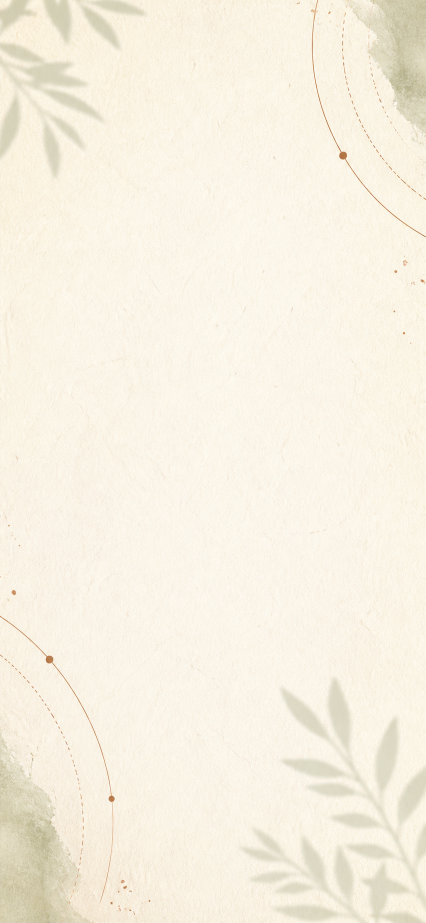
#> input picture AppStoreScreenshots/campaign-background.png, 852 x 1846 px (shown at 1/2 size)
$ python -i build_screenshots.py   (imports and definitions only)
#> lines starting #> are read from the running program, lines starting #| are printed output that depends on the picture; after the words box and inside, x2 and y2 are one past the last pixel; in counts of white or black regions, pixels touching at a corner belong together
#!/usr/bin/env python3
"""Build the coordinated 6.9-inch App Store screenshot set.

Inputs are untouched simulator captures in ``Raw`` plus one generated, text-free
campaign background. Outputs are opaque 1320 x 2868 PNGs in ``Final``.
"""

from __future__ import annotations

from dataclasses import dataclass
from pathlib import Path

from PIL import Image, ImageDraw, ImageFilter, ImageFont, ImageOps


ROOT = Path(__file__).resolve().parent
RAW = ROOT / "Raw"
FINAL = ROOT / "Final"
BACKGROUND = ROOT / "campaign-background.png"
APP_ICON = ROOT.parent / "Hair Compass AI 5" / "Assets.xcassets" / "AppIcon.appiconset" / "icon-light.png"

CANVAS = (1320, 2868)
SCREEN_WIDTH = 1000
SCREEN_Y = 650

INK = "#2B211A"
SECONDARY = "#6F6257"
COPPER = "#B1592E"
HAIRLINE = "#E6D7C8"

HEADLINE_FONT = "/System/Library/Fonts/Supplemental/Georgia Bold.ttf"
BODY_FONT = "/System/Library/Fonts/SFNS.ttf"
MONO_FONT = "/System/Library/Fonts/SFNSMono.ttf"


@dataclass(frozen=True)
class Shot:
    source: str
    output: str
    eyebrow: str
    title: str
    subhead: str
    background_transform: str = "none"


SHOTS = [
    Shot(
        "01-today.png",
        "01-daily-compass.png",
        "DAILY COMPASS",
        "Turn daily signals\ninto a clearer story.",
        "Shedding, scalp, sleep, stress and routine — together.",
    ),
    Shot(
        "02-guide.png",
        "02-evidence-guide.png",
        "EVIDENCE-LED GUIDE",
        "See what’s supported\nbefore you spend.",
        "Options ranked by evidence, with cautions up front.",
        "mirror",
    ),
    Shot(
        "03-trends.png",
        "03-longitudinal-trends.png",
        "LONGITUDINAL TRENDS",
        "See your pattern\nwithout guessing.",
        "Follow shedding, adherence and body signals over time.",
        "rotate",
    ),
    Shot(
        "04-plan.png",
        "04-treatment-plan.png",
        "YOUR PLAN",
        "Keep every treatment\non one calm plan.",
        "Routines, adherence and milestones in one place.",
        "mirror",
    ),
    Shot(
        "05-photos.png",
        "05-progress-photos.png",
        "PROGRESS PHOTOS",
        "Make change visible\nwith repeatable photos.",
        "Match region, lighting and angle for honest comparison.",
        "rotate",
    ),
    Shot(
        "06-private.png",
        "06-private-by-design.png",
        "PRIVATE BY DESIGN",
        "Thoughtful support.\nKept on your device.",
        "Your entries stay on-device — and Wren thinks there too.",
        "mirror",
    ),
]


def font(path: str, size: int) -> ImageFont.FreeTypeFont:
    return ImageFont.truetype(path, size=size)


# [29 lines left out: functions fit_font, transformed_background, rounded_icon, not called in this run]


def framed_screen(source: Path) -> tuple[Image.Image, Image.Image]:
#> called with source = 'campaign-background.png'
    screenshot = Image.open(source).convert("RGB")
#> screenshot is the input picture: PIL image 852x1846 RGB; mean R, G, B 247.2, 240.6, 225.6
    target_height = round(screenshot.height * SCREEN_WIDTH / screenshot.width)
#> target_height = 2167
    screenshot = screenshot.resize((SCREEN_WIDTH, target_height), Image.Resampling.LANCZOS)
#> screenshot: PIL image 1000x2167 RGB

    radius = 74
    mask = Image.new("L", screenshot.size, 0)
#> mask: PIL image 1000x2167 L; every value is 0
    ImageDraw.Draw(mask).rounded_rectangle(
        (0, 0, screenshot.width - 1, screenshot.height - 1), radius=radius, fill=255
    )
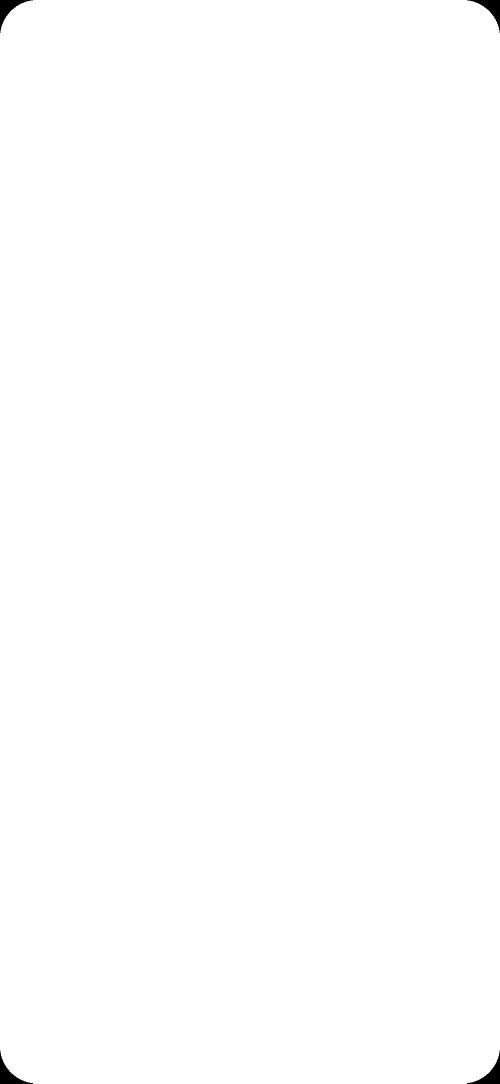
#> mask: PIL image 1000x2167 L (shown at 1/2 size); 99.8% white; 4 black regions, box (x1, y1, x2, y2) and area: (0, 0, 66, 66) 1196, (934, 0, 1000, 66) 1196, (0, 2101, 66, 2167) 1196, (934, 2101, 1000, 2167) 1196

    framed = Image.new("RGBA", screenshot.size, (0, 0, 0, 0))
#> framed: PIL image 1000x2167 RGBA; every value is 0
    framed.paste(screenshot, (0, 0), mask)
    border = Image.new("RGBA", screenshot.size, (0, 0, 0, 0))
    ImageDraw.Draw(border).rounded_rectangle(
        (1, 1, screenshot.width - 2, screenshot.height - 2),
        radius=radius,
        outline=HAIRLINE,
        width=4,
    )
    framed.alpha_composite(border)

    shadow = Image.new("RGBA", (screenshot.width + 100, screenshot.height + 100), (0, 0, 0, 0))
#> shadow: PIL image 1100x2267 RGBA; every value is 0
    shadow_mask = Image.new("L", shadow.size, 0)
#> shadow_mask: PIL image 1100x2267 L; every value is 0
    ImageDraw.Draw(shadow_mask).rounded_rectangle(
        (50, 40, 50 + screenshot.width, 40 + screenshot.height), radius=radius + 8, fill=125
    )
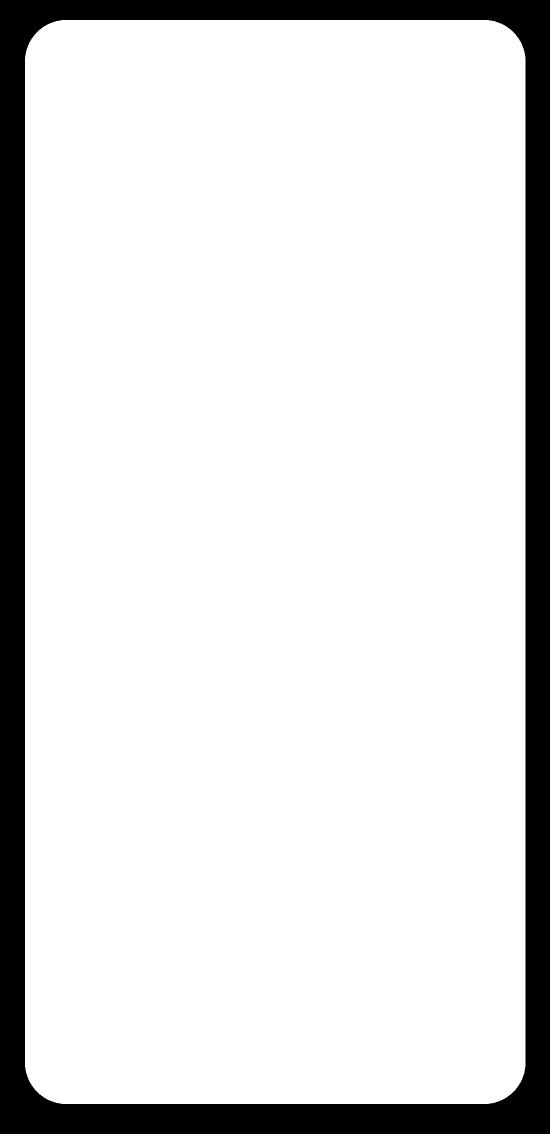
#> shadow_mask: PIL image 1100x2267 L (shown at 1/2 size); values 0 (black) and 125 (white), 86.8% white; 1 black region, box (x1, y1, x2, y2) and area: (0, 0, 1100, 2267) 329388
    shadow_mask = shadow_mask.filter(ImageFilter.GaussianBlur(32))
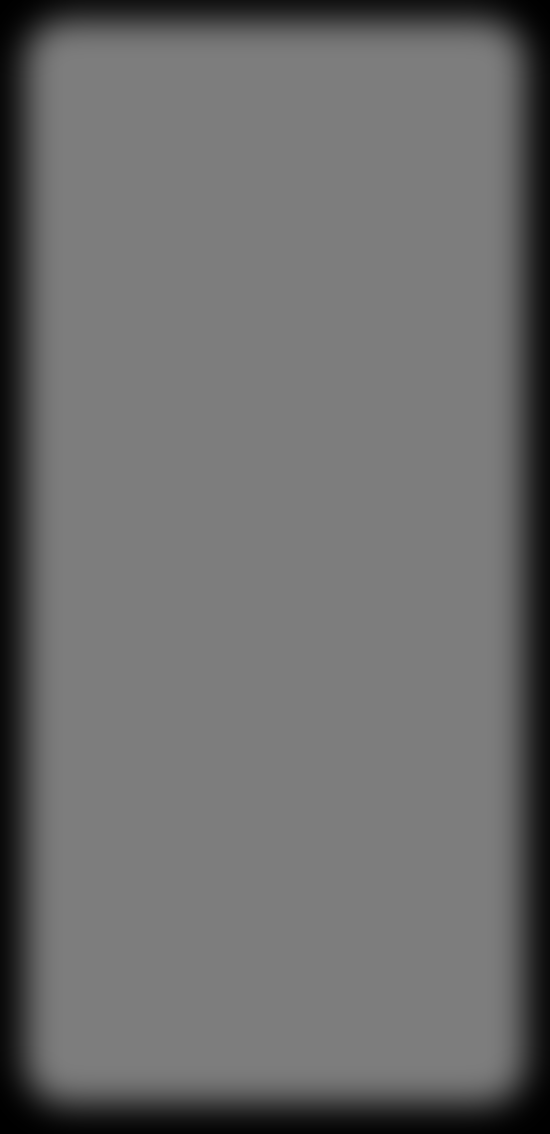
#> shadow_mask: PIL image 1100x2267 L (shown at 1/2 size); min 0, max 125, mean 108.3
    shadow.putalpha(shadow_mask)
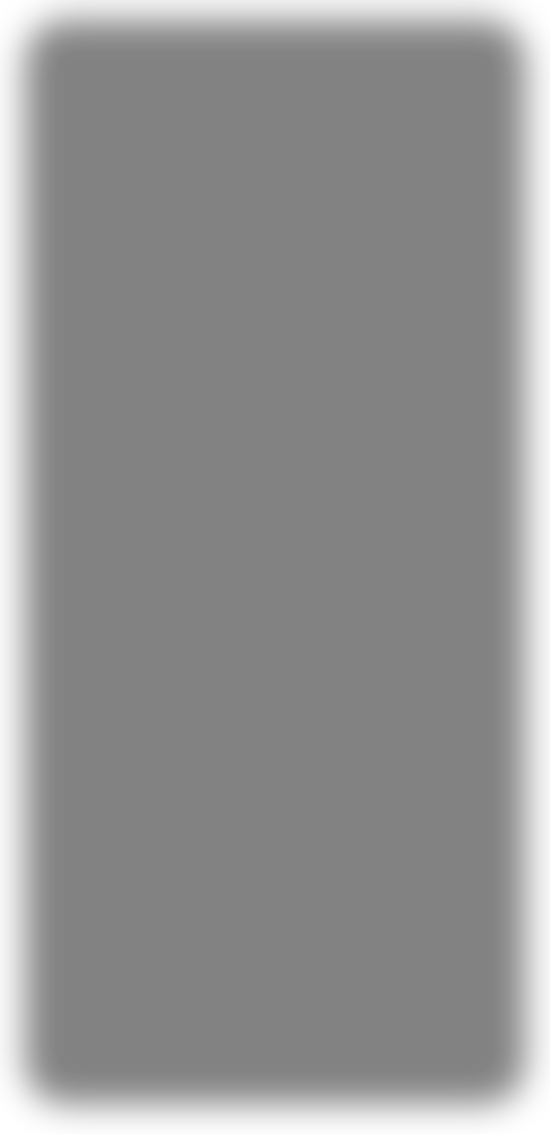
#> shadow: PIL image 1100x2267 RGBA (shown at 1/2 size); mean R, G, B, A 0, 0, 0, 108.3; transparent parts drawn white
    # Warm espresso shadow, never neutral black.
    warm = Image.new("RGBA", shadow.size, (90, 56, 27, 0))
    warm.putalpha(shadow_mask)
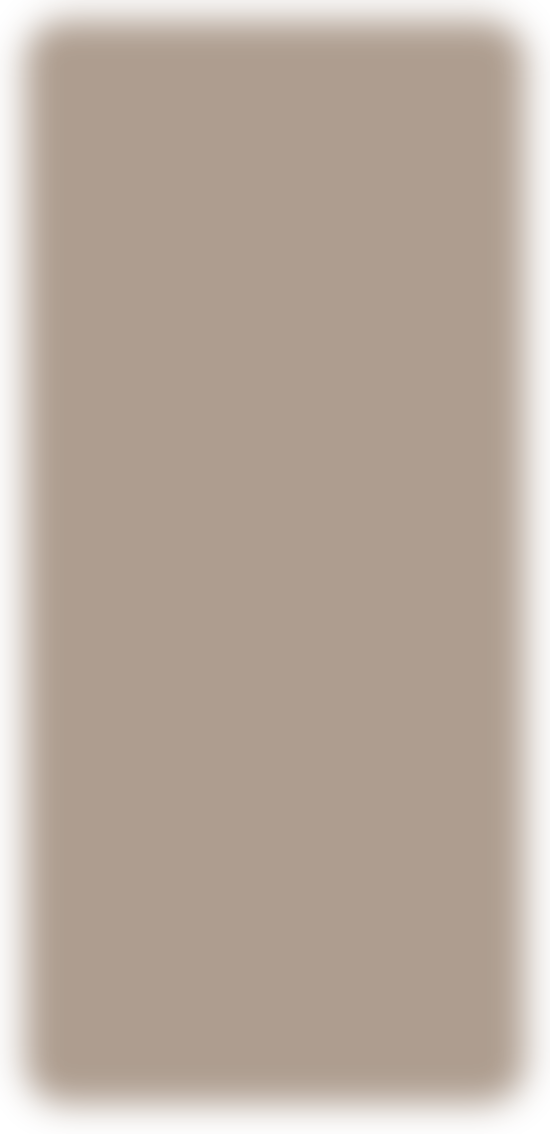
#> warm: PIL image 1100x2267 RGBA (shown at 1/2 size); mean R, G, B, A 90, 56, 27, 108.3; transparent parts drawn white
    return framed, warm


# [83 lines left out: functions draw_copy, build_one, build_preview, main, not called in this run]


# [2 lines not run here, left out]

>>> result = framed_screen('campaign-background.png')
